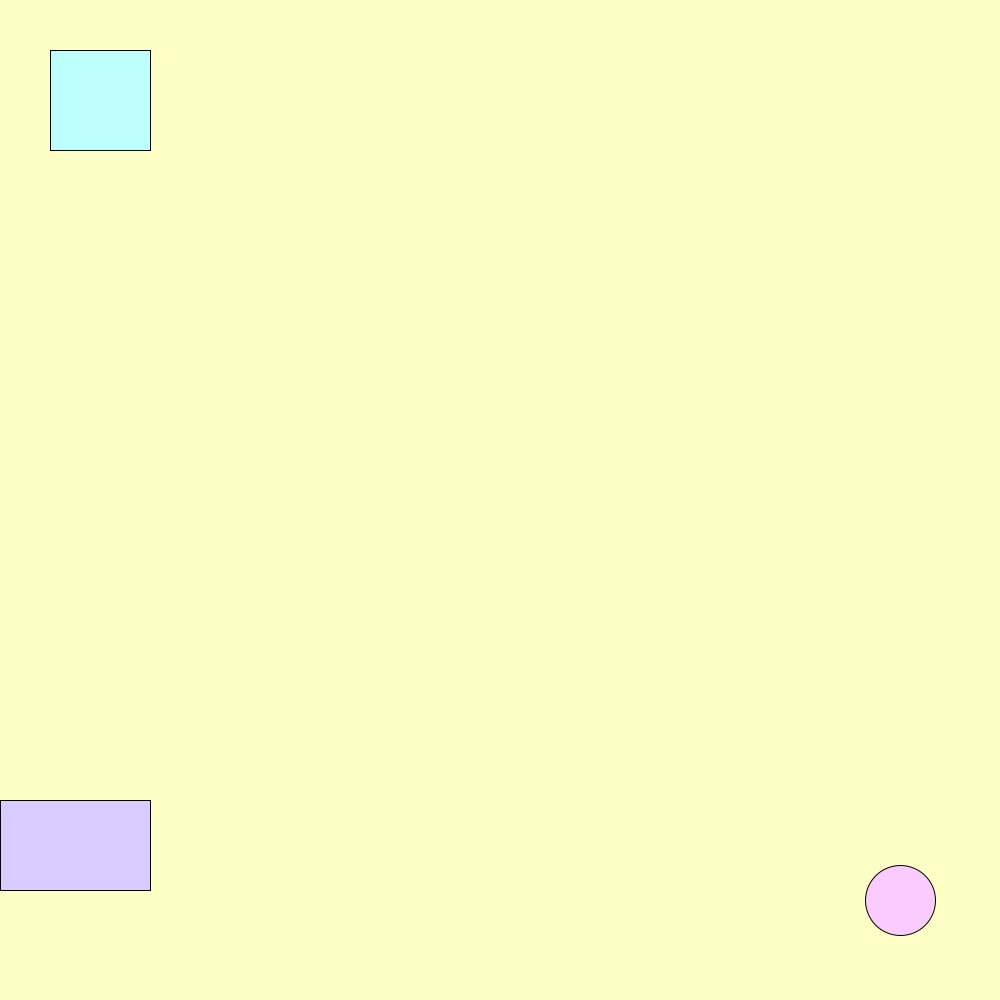
Frame 1 (no input)
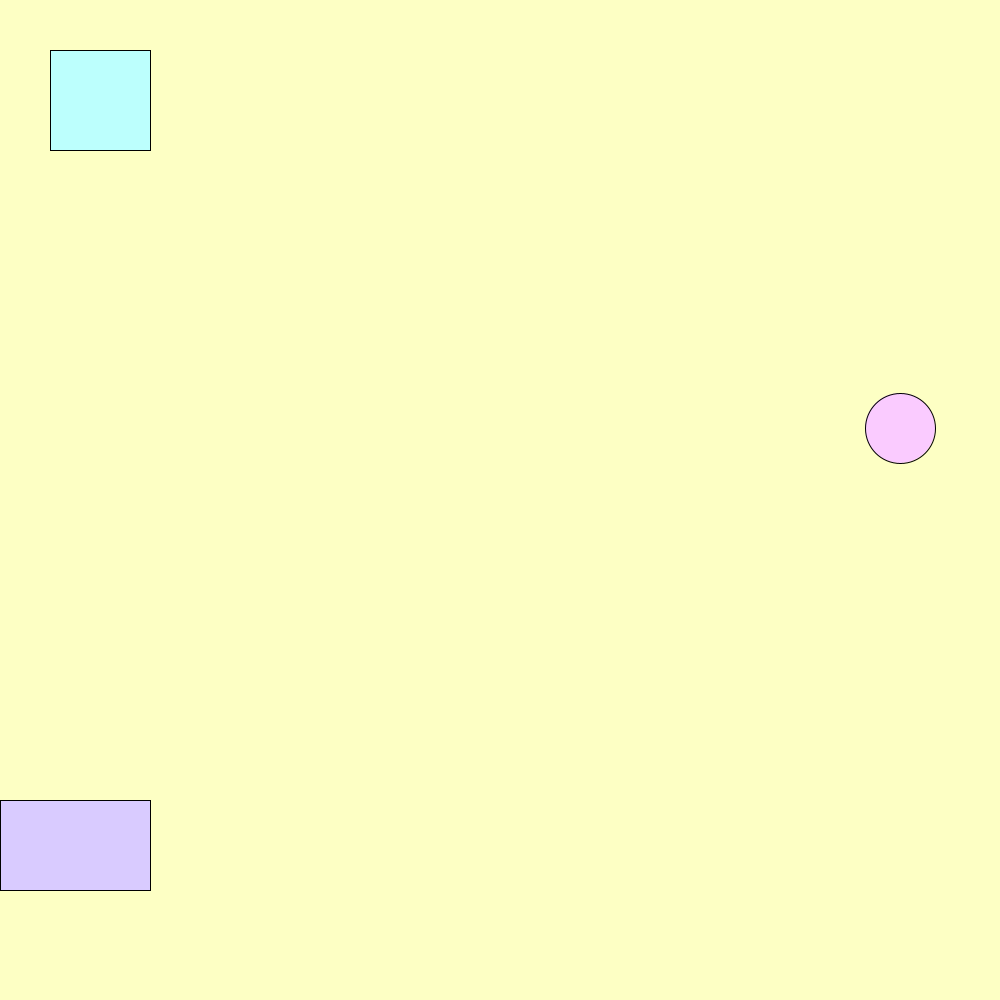
Frame 60 (the mouse pressed at the canvas centre just before this capture)
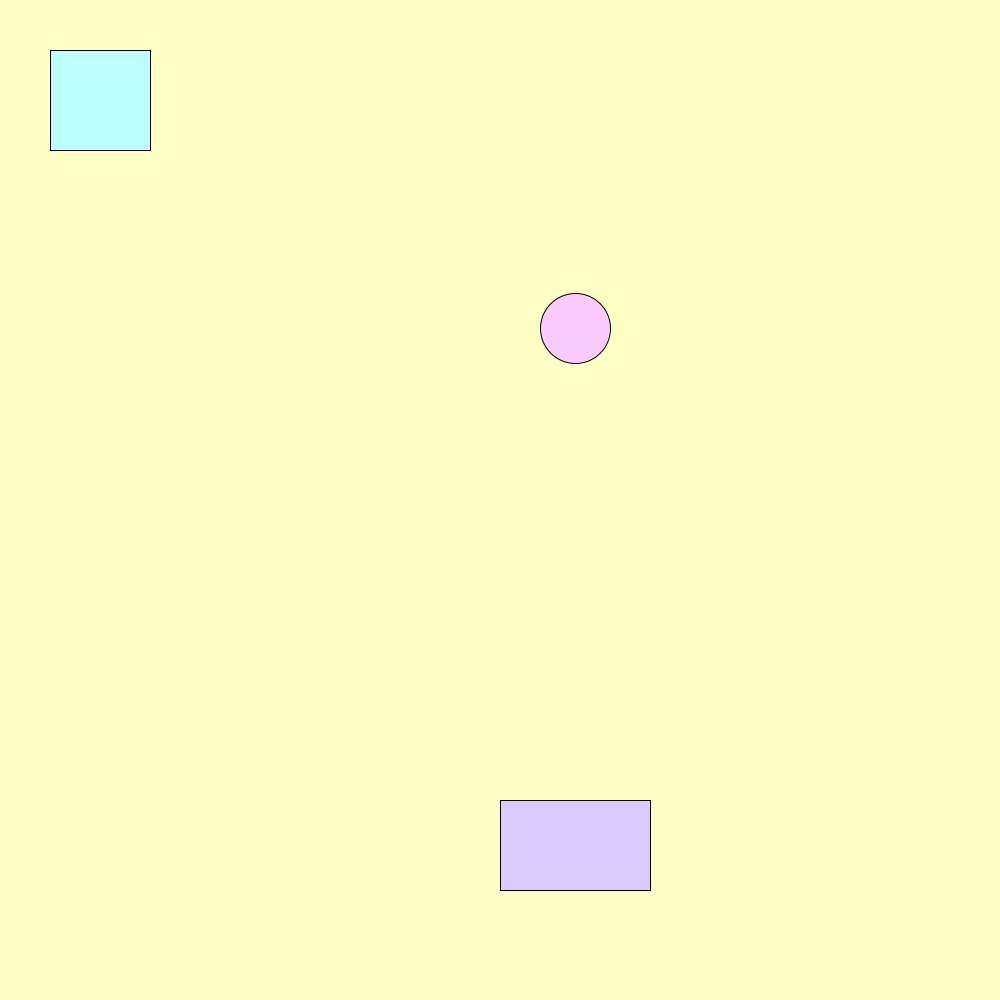
Frame 120 (the mouse held since frame 60 and released just before this capture)

The Processing sketch that drew these frames (run headless with seeded random() and noise(); from frame 60 on, the mouse is pressed at the canvas centre):

// Processing sketch: sujani_hitbox
// ── sujani_hitbox.pde
void setup()
{
  noCursor();
  size(1000, 1000);
  background(#D2FFA2);
}
int bx = 900;
int by = 900;
int ax = 50;
int ay = 50;
void draw()
{
  background(#FDFFC4);
  fill(#D9CBFF);
  rect( mouseX, 800, 150, 90);
fill(#FACBFF);
  ellipse(bx, by, 70, 70);
  by = by-8;

fill(#BCFFFD);
  rect(ax, ay, 100, 100);


  if ( bx>ax && bx<ax+ 100 && by<ay+100) 
  {
    ax = (int) random (900);
    ay = (int) random (600);
  }
}


void mousePressed()

{
  bx = mouseX + 75;
  by = 800;
}
